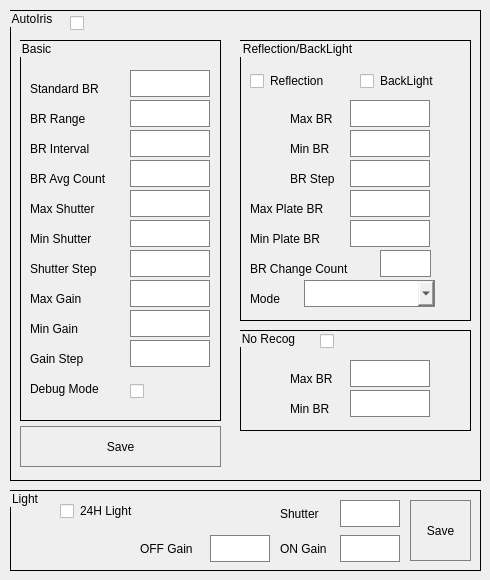
<?xml version="1.0" encoding="UTF-8"?>
<ui version="4.0">
 <class>APSGDlg</class>
 <widget class="QDialog" name="APSGDlg">
  <property name="geometry">
   <rect>
    <x>0</x>
    <y>0</y>
    <width>490</width>
    <height>580</height>
   </rect>
  </property>
  <property name="windowTitle">
   <string>Dialog</string>
  </property>
  <widget class="QGroupBox" name="groupBox_3">
   <property name="geometry">
    <rect>
     <x>10</x>
     <y>10</y>
     <width>471</width>
     <height>471</height>
    </rect>
   </property>
   <property name="styleSheet">
    <string notr="true">border : 1px  solid #000;</string>
   </property>
   <property name="title">
    <string>AutoIris</string>
   </property>
   <widget class="QCheckBox" name="cbAutoIris">
    <property name="geometry">
     <rect>
      <x>60</x>
      <y>0</y>
      <width>21</width>
      <height>27</height>
     </rect>
    </property>
    <property name="styleSheet">
     <string notr="true">border : 0px</string>
    </property>
    <property name="text">
     <string/>
    </property>
   </widget>
   <widget class="QPushButton" name="btnAISave">
    <property name="geometry">
     <rect>
      <x>10</x>
      <y>416</y>
      <width>201</width>
      <height>41</height>
     </rect>
    </property>
    <property name="styleSheet">
     <string notr="true">border: 1px solid gray;
</string>
    </property>
    <property name="text">
     <string>Save</string>
    </property>
    <property name="autoDefault">
     <bool>false</bool>
    </property>
   </widget>
   <widget class="QGroupBox" name="groupBox">
    <property name="geometry">
     <rect>
      <x>10</x>
      <y>30</y>
      <width>201</width>
      <height>381</height>
     </rect>
    </property>
    <property name="title">
     <string>Basic</string>
    </property>
    <widget class="QLineEdit" name="leAIShutterStep">
     <property name="geometry">
      <rect>
       <x>110</x>
       <y>210</y>
       <width>80</width>
       <height>27</height>
      </rect>
     </property>
     <property name="styleSheet">
      <string notr="true">border: 1px solid gray;
</string>
     </property>
    </widget>
    <widget class="QLabel" name="label_29">
     <property name="geometry">
      <rect>
       <x>10</x>
       <y>280</y>
       <width>91</width>
       <height>17</height>
      </rect>
     </property>
     <property name="styleSheet">
      <string notr="true">border: 1px;
</string>
     </property>
     <property name="text">
      <string>Min Gain</string>
     </property>
    </widget>
    <widget class="QLabel" name="label_33">
     <property name="geometry">
      <rect>
       <x>10</x>
       <y>130</y>
       <width>91</width>
       <height>17</height>
      </rect>
     </property>
     <property name="styleSheet">
      <string notr="true">border: 1px;
</string>
     </property>
     <property name="text">
      <string>BR Avg Count</string>
     </property>
    </widget>
    <widget class="QLabel" name="label_32">
     <property name="geometry">
      <rect>
       <x>10</x>
       <y>340</y>
       <width>91</width>
       <height>17</height>
      </rect>
     </property>
     <property name="styleSheet">
      <string notr="true">border: 1px;
</string>
     </property>
     <property name="text">
      <string>Debug Mode</string>
     </property>
    </widget>
    <widget class="QLineEdit" name="leAIMaxShutter">
     <property name="geometry">
      <rect>
       <x>110</x>
       <y>150</y>
       <width>80</width>
       <height>27</height>
      </rect>
     </property>
     <property name="styleSheet">
      <string notr="true">border: 1px solid gray;
</string>
     </property>
    </widget>
    <widget class="QLineEdit" name="leAIBRRange">
     <property name="geometry">
      <rect>
       <x>110</x>
       <y>60</y>
       <width>80</width>
       <height>27</height>
      </rect>
     </property>
     <property name="styleSheet">
      <string notr="true">border: 1px solid gray;
</string>
     </property>
    </widget>
    <widget class="QLabel" name="label_31">
     <property name="geometry">
      <rect>
       <x>10</x>
       <y>70</y>
       <width>91</width>
       <height>17</height>
      </rect>
     </property>
     <property name="styleSheet">
      <string notr="true">border: 1px;
</string>
     </property>
     <property name="text">
      <string>BR Range</string>
     </property>
    </widget>
    <widget class="QLabel" name="label_34">
     <property name="geometry">
      <rect>
       <x>10</x>
       <y>40</y>
       <width>91</width>
       <height>17</height>
      </rect>
     </property>
     <property name="styleSheet">
      <string notr="true">border: 1px;
</string>
     </property>
     <property name="text">
      <string>Standard BR</string>
     </property>
    </widget>
    <widget class="QLabel" name="label_30">
     <property name="geometry">
      <rect>
       <x>10</x>
       <y>250</y>
       <width>91</width>
       <height>17</height>
      </rect>
     </property>
     <property name="styleSheet">
      <string notr="true">border: 1px;
</string>
     </property>
     <property name="text">
      <string>Max Gain</string>
     </property>
    </widget>
    <widget class="QLabel" name="label_27">
     <property name="geometry">
      <rect>
       <x>10</x>
       <y>310</y>
       <width>91</width>
       <height>17</height>
      </rect>
     </property>
     <property name="styleSheet">
      <string notr="true">border: 1px;
</string>
     </property>
     <property name="text">
      <string>Gain Step</string>
     </property>
    </widget>
    <widget class="QLabel" name="label_26">
     <property name="geometry">
      <rect>
       <x>10</x>
       <y>160</y>
       <width>91</width>
       <height>17</height>
      </rect>
     </property>
     <property name="styleSheet">
      <string notr="true">border: 1px;
</string>
     </property>
     <property name="text">
      <string>Max Shutter</string>
     </property>
    </widget>
    <widget class="QLineEdit" name="leAIMinShutter">
     <property name="geometry">
      <rect>
       <x>110</x>
       <y>180</y>
       <width>80</width>
       <height>27</height>
      </rect>
     </property>
     <property name="styleSheet">
      <string notr="true">border: 1px solid gray;
</string>
     </property>
    </widget>
    <widget class="QCheckBox" name="cbAIDebug">
     <property name="geometry">
      <rect>
       <x>110</x>
       <y>340</y>
       <width>21</width>
       <height>22</height>
      </rect>
     </property>
     <property name="styleSheet">
      <string notr="true">border : 0px</string>
     </property>
     <property name="text">
      <string/>
     </property>
    </widget>
    <widget class="QLabel" name="label_25">
     <property name="geometry">
      <rect>
       <x>10</x>
       <y>220</y>
       <width>91</width>
       <height>17</height>
      </rect>
     </property>
     <property name="styleSheet">
      <string notr="true">border: 1px;
</string>
     </property>
     <property name="text">
      <string>Shutter Step</string>
     </property>
    </widget>
    <widget class="QLineEdit" name="leAIMinGain">
     <property name="geometry">
      <rect>
       <x>110</x>
       <y>270</y>
       <width>80</width>
       <height>27</height>
      </rect>
     </property>
     <property name="styleSheet">
      <string notr="true">border: 1px solid gray;
</string>
     </property>
    </widget>
    <widget class="QLabel" name="label_28">
     <property name="geometry">
      <rect>
       <x>10</x>
       <y>190</y>
       <width>91</width>
       <height>17</height>
      </rect>
     </property>
     <property name="styleSheet">
      <string notr="true">border: 1px;
</string>
     </property>
     <property name="text">
      <string>Min Shutter</string>
     </property>
    </widget>
    <widget class="QLineEdit" name="leAIGainStep">
     <property name="geometry">
      <rect>
       <x>110</x>
       <y>300</y>
       <width>80</width>
       <height>27</height>
      </rect>
     </property>
     <property name="styleSheet">
      <string notr="true">border: 1px solid gray;
</string>
     </property>
    </widget>
    <widget class="QLineEdit" name="leAIMaxGain">
     <property name="geometry">
      <rect>
       <x>110</x>
       <y>240</y>
       <width>80</width>
       <height>27</height>
      </rect>
     </property>
     <property name="styleSheet">
      <string notr="true">border: 1px solid gray;
</string>
     </property>
    </widget>
    <widget class="QLineEdit" name="leAIBRAvgCount">
     <property name="geometry">
      <rect>
       <x>110</x>
       <y>120</y>
       <width>80</width>
       <height>27</height>
      </rect>
     </property>
     <property name="styleSheet">
      <string notr="true">border: 1px solid gray;
</string>
     </property>
    </widget>
    <widget class="QLineEdit" name="leAIStandardBR">
     <property name="geometry">
      <rect>
       <x>110</x>
       <y>30</y>
       <width>80</width>
       <height>27</height>
      </rect>
     </property>
     <property name="styleSheet">
      <string notr="true">border: 1px solid gray;
</string>
     </property>
    </widget>
    <widget class="QLineEdit" name="leAIBRInterval">
     <property name="geometry">
      <rect>
       <x>110</x>
       <y>90</y>
       <width>80</width>
       <height>27</height>
      </rect>
     </property>
     <property name="styleSheet">
      <string notr="true">border: 1px solid gray;
</string>
     </property>
    </widget>
    <widget class="QLabel" name="label_37">
     <property name="geometry">
      <rect>
       <x>10</x>
       <y>100</y>
       <width>91</width>
       <height>17</height>
      </rect>
     </property>
     <property name="styleSheet">
      <string notr="true">border: 1px;
</string>
     </property>
     <property name="text">
      <string>BR Interval</string>
     </property>
    </widget>
   </widget>
   <widget class="QGroupBox" name="groupBox_4">
    <property name="geometry">
     <rect>
      <x>230</x>
      <y>30</y>
      <width>231</width>
      <height>281</height>
     </rect>
    </property>
    <property name="title">
     <string>Reflection/BackLight</string>
    </property>
    <widget class="QLineEdit" name="leAIMinPlateBR">
     <property name="geometry">
      <rect>
       <x>110</x>
       <y>180</y>
       <width>80</width>
       <height>27</height>
      </rect>
     </property>
     <property name="styleSheet">
      <string notr="true">border: 1px solid gray;
</string>
     </property>
    </widget>
    <widget class="QLabel" name="label_35">
     <property name="geometry">
      <rect>
       <x>10</x>
       <y>250</y>
       <width>91</width>
       <height>17</height>
      </rect>
     </property>
     <property name="styleSheet">
      <string notr="true">border: 1px;
</string>
     </property>
     <property name="text">
      <string>Mode</string>
     </property>
    </widget>
    <widget class="QLabel" name="label_36">
     <property name="geometry">
      <rect>
       <x>50</x>
       <y>100</y>
       <width>51</width>
       <height>17</height>
      </rect>
     </property>
     <property name="styleSheet">
      <string notr="true">border: 1px;
</string>
     </property>
     <property name="text">
      <string>Min BR</string>
     </property>
    </widget>
    <widget class="QLineEdit" name="leAIBRStep">
     <property name="geometry">
      <rect>
       <x>110</x>
       <y>120</y>
       <width>80</width>
       <height>27</height>
      </rect>
     </property>
     <property name="styleSheet">
      <string notr="true">border: 1px solid gray;
</string>
     </property>
    </widget>
    <widget class="QLineEdit" name="leAIMaxBR">
     <property name="geometry">
      <rect>
       <x>110</x>
       <y>60</y>
       <width>80</width>
       <height>27</height>
      </rect>
     </property>
     <property name="styleSheet">
      <string notr="true">border: 1px solid gray;
</string>
     </property>
    </widget>
    <widget class="QLabel" name="label_38">
     <property name="geometry">
      <rect>
       <x>50</x>
       <y>70</y>
       <width>61</width>
       <height>17</height>
      </rect>
     </property>
     <property name="styleSheet">
      <string notr="true">border: 1px;
</string>
     </property>
     <property name="text">
      <string>Max BR</string>
     </property>
    </widget>
    <widget class="QLabel" name="label_40">
     <property name="geometry">
      <rect>
       <x>10</x>
       <y>220</y>
       <width>131</width>
       <height>17</height>
      </rect>
     </property>
     <property name="styleSheet">
      <string notr="true">border: 1px;
</string>
     </property>
     <property name="text">
      <string>BR Change Count</string>
     </property>
    </widget>
    <widget class="QLabel" name="label_42">
     <property name="geometry">
      <rect>
       <x>50</x>
       <y>130</y>
       <width>61</width>
       <height>17</height>
      </rect>
     </property>
     <property name="styleSheet">
      <string notr="true">border: 1px;
</string>
     </property>
     <property name="text">
      <string>BR Step</string>
     </property>
    </widget>
    <widget class="QLineEdit" name="leAIMaxPlateBR">
     <property name="geometry">
      <rect>
       <x>110</x>
       <y>150</y>
       <width>80</width>
       <height>27</height>
      </rect>
     </property>
     <property name="styleSheet">
      <string notr="true">border: 1px solid gray;
</string>
     </property>
    </widget>
    <widget class="QCheckBox" name="cbAIReflection">
     <property name="geometry">
      <rect>
       <x>10</x>
       <y>30</y>
       <width>111</width>
       <height>22</height>
      </rect>
     </property>
     <property name="styleSheet">
      <string notr="true">border : 0px</string>
     </property>
     <property name="text">
      <string>Reflection</string>
     </property>
    </widget>
    <widget class="QLabel" name="label_43">
     <property name="geometry">
      <rect>
       <x>10</x>
       <y>190</y>
       <width>91</width>
       <height>17</height>
      </rect>
     </property>
     <property name="styleSheet">
      <string notr="true">border: 1px;
</string>
     </property>
     <property name="text">
      <string>Min Plate BR</string>
     </property>
    </widget>
    <widget class="QLabel" name="label_44">
     <property name="geometry">
      <rect>
       <x>10</x>
       <y>160</y>
       <width>91</width>
       <height>17</height>
      </rect>
     </property>
     <property name="styleSheet">
      <string notr="true">border: 1px;
</string>
     </property>
     <property name="text">
      <string>Max Plate BR</string>
     </property>
    </widget>
    <widget class="QLineEdit" name="leAIBRChangeCount">
     <property name="geometry">
      <rect>
       <x>140</x>
       <y>210</y>
       <width>51</width>
       <height>27</height>
      </rect>
     </property>
     <property name="styleSheet">
      <string notr="true">border: 1px solid gray;
</string>
     </property>
    </widget>
    <widget class="QLineEdit" name="leAIMinBR">
     <property name="geometry">
      <rect>
       <x>110</x>
       <y>90</y>
       <width>80</width>
       <height>27</height>
      </rect>
     </property>
     <property name="styleSheet">
      <string notr="true">border: 1px solid gray;
</string>
     </property>
    </widget>
    <widget class="QCheckBox" name="cbAIBackLight">
     <property name="geometry">
      <rect>
       <x>120</x>
       <y>30</y>
       <width>111</width>
       <height>22</height>
      </rect>
     </property>
     <property name="styleSheet">
      <string notr="true">border : 0px</string>
     </property>
     <property name="text">
      <string>BackLight</string>
     </property>
    </widget>
    <widget class="QComboBox" name="cmbAIReflectBackMode">
     <property name="geometry">
      <rect>
       <x>64</x>
       <y>240</y>
       <width>131</width>
       <height>27</height>
      </rect>
     </property>
     <property name="styleSheet">
      <string notr="true">border: 1px solid gray;</string>
     </property>
    </widget>
   </widget>
   <widget class="QGroupBox" name="groupBox_5">
    <property name="geometry">
     <rect>
      <x>230</x>
      <y>320</y>
      <width>231</width>
      <height>101</height>
     </rect>
    </property>
    <property name="title">
     <string>No Recog</string>
    </property>
    <widget class="QLineEdit" name="leAINRMinBR">
     <property name="geometry">
      <rect>
       <x>110</x>
       <y>60</y>
       <width>80</width>
       <height>27</height>
      </rect>
     </property>
     <property name="styleSheet">
      <string notr="true">border: 1px solid gray;
</string>
     </property>
    </widget>
    <widget class="QLabel" name="label_55">
     <property name="geometry">
      <rect>
       <x>50</x>
       <y>70</y>
       <width>91</width>
       <height>17</height>
      </rect>
     </property>
     <property name="styleSheet">
      <string notr="true">border: 1px;
</string>
     </property>
     <property name="text">
      <string>Min BR</string>
     </property>
    </widget>
    <widget class="QLabel" name="label_56">
     <property name="geometry">
      <rect>
       <x>50</x>
       <y>40</y>
       <width>91</width>
       <height>17</height>
      </rect>
     </property>
     <property name="styleSheet">
      <string notr="true">border: 1px;
</string>
     </property>
     <property name="text">
      <string>Max BR</string>
     </property>
    </widget>
    <widget class="QLineEdit" name="leAINRMaxBR">
     <property name="geometry">
      <rect>
       <x>110</x>
       <y>30</y>
       <width>80</width>
       <height>27</height>
      </rect>
     </property>
     <property name="styleSheet">
      <string notr="true">border: 1px solid gray;
</string>
     </property>
    </widget>
    <widget class="QCheckBox" name="cbAINoRecog">
     <property name="geometry">
      <rect>
       <x>80</x>
       <y>0</y>
       <width>21</width>
       <height>22</height>
      </rect>
     </property>
     <property name="styleSheet">
      <string notr="true">border : 0px</string>
     </property>
     <property name="text">
      <string/>
     </property>
    </widget>
   </widget>
  </widget>
  <widget class="QGroupBox" name="groupBox_6">
   <property name="geometry">
    <rect>
     <x>10</x>
     <y>490</y>
     <width>471</width>
     <height>81</height>
    </rect>
   </property>
   <property name="styleSheet">
    <string notr="true">border : 1px  solid #000;</string>
   </property>
   <property name="title">
    <string>Light</string>
   </property>
   <widget class="QLineEdit" name="leLightOnGain">
    <property name="geometry">
     <rect>
      <x>330</x>
      <y>45</y>
      <width>60</width>
      <height>27</height>
     </rect>
    </property>
    <property name="styleSheet">
     <string notr="true">border: 1px solid gray;
</string>
    </property>
   </widget>
   <widget class="QLabel" name="label_57">
    <property name="geometry">
     <rect>
      <x>270</x>
      <y>50</y>
      <width>61</width>
      <height>17</height>
     </rect>
    </property>
    <property name="styleSheet">
     <string notr="true">border: 1px;
</string>
    </property>
    <property name="text">
     <string>ON Gain</string>
    </property>
   </widget>
   <widget class="QLabel" name="label_58">
    <property name="geometry">
     <rect>
      <x>270</x>
      <y>15</y>
      <width>51</width>
      <height>17</height>
     </rect>
    </property>
    <property name="styleSheet">
     <string notr="true">border: 1px;
</string>
    </property>
    <property name="text">
     <string>Shutter</string>
    </property>
   </widget>
   <widget class="QLineEdit" name="leLightShutter">
    <property name="geometry">
     <rect>
      <x>330</x>
      <y>10</y>
      <width>60</width>
      <height>27</height>
     </rect>
    </property>
    <property name="styleSheet">
     <string notr="true">border: 1px solid gray;
</string>
    </property>
   </widget>
   <widget class="QCheckBox" name="cbLight24H">
    <property name="geometry">
     <rect>
      <x>50</x>
      <y>10</y>
      <width>101</width>
      <height>22</height>
     </rect>
    </property>
    <property name="styleSheet">
     <string notr="true">border : 0px</string>
    </property>
    <property name="text">
     <string>24H Light </string>
    </property>
   </widget>
   <widget class="QLineEdit" name="leLightOffGain">
    <property name="geometry">
     <rect>
      <x>200</x>
      <y>45</y>
      <width>60</width>
      <height>27</height>
     </rect>
    </property>
    <property name="styleSheet">
     <string notr="true">border: 1px solid gray;
</string>
    </property>
   </widget>
   <widget class="QLabel" name="label_59">
    <property name="geometry">
     <rect>
      <x>130</x>
      <y>50</y>
      <width>61</width>
      <height>17</height>
     </rect>
    </property>
    <property name="styleSheet">
     <string notr="true">border: 1px;
</string>
    </property>
    <property name="text">
     <string>OFF Gain</string>
    </property>
   </widget>
   <widget class="QPushButton" name="btnLightSave">
    <property name="geometry">
     <rect>
      <x>400</x>
      <y>10</y>
      <width>61</width>
      <height>61</height>
     </rect>
    </property>
    <property name="styleSheet">
     <string notr="true">border: 1px solid gray;
</string>
    </property>
    <property name="text">
     <string>Save</string>
    </property>
   </widget>
  </widget>
 </widget>
 <resources/>
 <connections/>
</ui>
